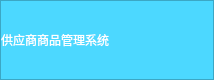
        <widget class="QFrame" name="frame_2">
         <property name="sizePolicy">
          <sizepolicy hsizetype="Preferred" vsizetype="Expanding">
           <horstretch>0</horstretch>
           <verstretch>1</verstretch>
          </sizepolicy>
         </property>
         <property name="minimumSize">
          <size>
           <width>0</width>
           <height>80</height>
          </size>
         </property>
         <property name="maximumSize">
          <size>
           <width>16777215</width>
           <height>80</height>
          </size>
         </property>
         <property name="styleSheet">
          <string notr="true">background-color: rgb(76, 216, 255);</string>
         </property>
         <property name="frameShape">
          <enum>QFrame::StyledPanel</enum>
         </property>
         <property name="frameShadow">
          <enum>QFrame::Raised</enum>
         </property>
         <layout class="QHBoxLayout" name="horizontalLayout">
          <property name="spacing">
           <number>0</number>
          </property>
          <property name="leftMargin">
           <number>0</number>
          </property>
          <property name="topMargin">
           <number>0</number>
          </property>
          <property name="rightMargin">
           <number>0</number>
          </property>
          <property name="bottomMargin">
           <number>0</number>
          </property>
          <item>
           <widget class="QLabel" name="label">
            <property name="styleSheet">
             <string notr="true">color: rgb(255, 255, 255);
font: 12pt &quot;方正粗黑宋简体&quot;;</string>
            </property>
            <property name="text">
             <string>供应商商品管理系统</string>
            </property>
           </widget>
          </item>
          <item>
           <spacer name="horizontalSpacer_9">
            <property name="orientation">
             <enum>Qt::Horizontal</enum>
            </property>
            <property name="sizeHint" stdset="0">
             <size>
              <width>40</width>
              <height>20</height>
             </size>
            </property>
           </spacer>
          </item>
          <item>
           <widget class="QPushButton" name="pushButton_8">
            <property name="styleSheet">
             <string notr="true">QPushButton,#pushbutton{
	border:none;
	color:(255,255,255)
}</string>
            </property>
            <property name="text">
             <string/>
            </property>
            <property name="icon">
             <iconset>
              <normaloff>Icon/minus.png</normaloff>Icon/minus.png</iconset>
            </property>
            <property name="iconSize">
             <size>
              <width>25</width>
              <height>25</height>
             </size>
            </property>
           </widget>
          </item>
          <item>
           <widget class="QPushButton" name="pushButton_5">
            <property name="styleSheet">
             <string notr="true">QPushButton,#pushbutton{
	border:none;
	color:(255,255,255)
}</string>
            </property>
            <property name="text">
             <string/>
            </property>
            <property name="icon">
             <iconset>
              <normaloff>Icon/close.png</normaloff>Icon/close.png</iconset>
            </property>
            <property name="iconSize">
             <size>
              <width>30</width>
              <height>30</height>
             </size>
            </property>
           </widget>
          </item>
         </layout>
        </widget>
